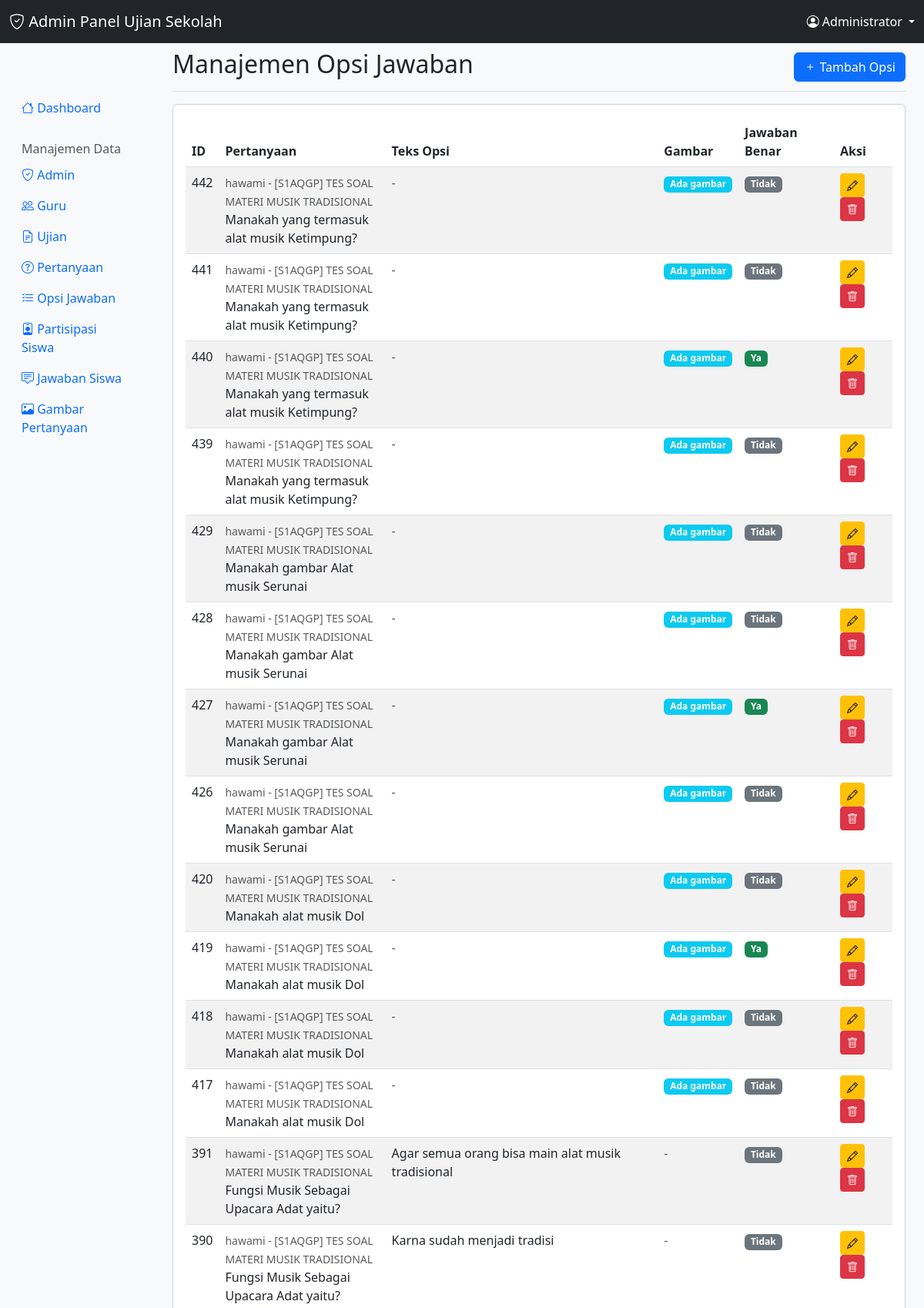
Page /admin/opsi_jawaban.php (signed in, upper part) on the committed database.
### tables this page shows
CREATE TABLE `opsi_jawaban` (
  `id` int(11) NOT NULL,
  `id_pertanyaan` int(11) NOT NULL,
  `teks_opsi` varchar(255) DEFAULT NULL,
  `gambar_opsi` varchar(255) DEFAULT NULL,
  `adalah_jawaban_benar` tinyint(1) NOT NULL DEFAULT 0
);

CREATE TABLE `guru` (
  `id` int(11) NOT NULL,
  `username` varchar(100) NOT NULL,
  `password` varchar(255) NOT NULL,
  `created_at` timestamp NOT NULL DEFAULT current_timestamp()
);

CREATE TABLE `ujian` (
  `id` int(11) NOT NULL,
  `id_guru` int(11) NOT NULL,
  `judul` varchar(255) NOT NULL,
  `kode_ujian` varchar(10) NOT NULL,
  `waktu_mulai` datetime DEFAULT NULL,
  `durasi` int(11) NOT NULL COMMENT 'Durasi dalam menit',
  `gambar_pendukung` varchar(255) DEFAULT NULL,
  `status` enum('menunggu','berlangsung','selesai') DEFAULT 'menunggu',
  `created_at` timestamp NOT NULL DEFAULT current_timestamp()
);

CREATE TABLE `pertanyaan` (
  `id` int(11) NOT NULL,
  `id_ujian` int(11) NOT NULL,
  `tipe_soal` enum('pilihan_ganda','essay','pilihan_ganda_gambar') NOT NULL DEFAULT 'pilihan_ganda',
  `teks_pertanyaan` text NOT NULL,
  `skor` int(11) NOT NULL DEFAULT 10
);

### admin/opsi_jawaban.php (the view, shortened to what this page needs)
<?php
require_once 'config/auth.php';
$opsi_jawabans = $conn->query("
    SELECT oj.*, p.teks_pertanyaan, p.tipe_soal, u.judul as ujian_judul, u.kode_ujian, g.username as guru_username
    FROM opsi_jawaban oj
    JOIN pertanyaan p ON oj.id_pertanyaan = p.id
    JOIN ujian u ON p.id_ujian = u.id
    JOIN guru g ON u.id_guru = g.id
    ORDER BY oj.id DESC
")->fetch_all(MYSQLI_ASSOC);
?>
<!DOCTYPE html>
<html lang="id">
<head>
    <link href="https://cdn.jsdelivr.net/npm/bootstrap@5.3.0/dist/css/bootstrap.min.css" rel="stylesheet">
    <link href="https://cdn.jsdelivr.net/npm/bootstrap-icons@1.10.0/font/bootstrap-icons.css" rel="stylesheet">
</head>
<body class="bg-light">
    <?php include 'includes/navbar.php'; ?>
    <div class="container-fluid mt-5">
        <div class="row">
            <?php include 'includes/sidebar.php'; ?>
            <main class="col-md-9 ms-sm-auto col-lg-10 px-md-4">
                <div class="d-flex justify-content-between flex-wrap flex-md-nowrap align-items-center pt-3 pb-2 mb-3 border-bottom">
                    <h1 class="h2">Manajemen Opsi Jawaban</h1>
                    <button class="btn btn-primary" data-bs-toggle="modal" data-bs-target="#addModal">
                        <i class="bi bi-plus"></i> Tambah Opsi
                    </button>
                </div>
                <div class="card">
                    <div class="card-body">
                        <div class="table-responsive">
                            <table class="table table-striped">
                                <thead>
                                    <tr>
                                        <th>ID</th>
                                        <th>Pertanyaan</th>
                                        <th>Teks Opsi</th>
                                        <th>Gambar</th>
                                        <th>Jawaban Benar</th>
                                        <th>Aksi</th>
                                    </tr>
                                </thead>
                                <tbody>
                                    <?php foreach ($opsi_jawabans as $opsi): ?>
                                    <tr>
                                        <td><?= $opsi['id'] ?></td>
                                        <td style="max-width: 250px;">
                                            <small class="text-muted">
                                                <?= htmlspecialchars($opsi['guru_username']) ?> -
                                                [<?= $opsi['kode_ujian'] ?>] <?= htmlspecialchars($opsi['ujian_judul']) ?>
                                            </small><br>
                                            <?= htmlspecialchars(substr($opsi['teks_pertanyaan'], 0, 80)) ?>
                                        </td>
                                        <td><?= $opsi['teks_opsi'] ? htmlspecialchars($opsi['teks_opsi']) : '<span class="text-muted">-</span>' ?></td>
                                        <td><?= $opsi['gambar_opsi'] ? '<span class="badge bg-info">Ada gambar</span>' : '<span class="text-muted">-</span>' ?></td>
                                        <td>
                                            <?= $opsi['adalah_jawaban_benar'] ?
                                                '<span class="badge bg-success">Ya</span>' :
                                                '<span class="badge bg-secondary">Tidak</span>' ?>
                                        </td>
                                        <td>
                                            <button class="btn btn-sm btn-warning" onclick="editOpsi(<?= htmlspecialchars(json_encode($opsi)) ?>)">
                                                <i class="bi bi-pencil"></i>
                                            </button>
                                            <button class="btn btn-sm btn-danger" onclick="deleteOpsi(<?= $opsi['id'] ?>)">
                                                <i class="bi bi-trash"></i>
                                            </button>
                                        </td>
                                    </tr>
                                    <?php endforeach; ?>
                                </tbody>
                            </table>
                        </div>
                    </div>
                </div>
            </main>
        </div>
    </div>
</body>
</html>

### rows in the picture
opsi_jawaban: id "442", guru.username "hawami", ujian.kode_ujian "S1AQGP", ujian.judul "TES SOAL MATERI MUSIK TRADISIONAL", id_pertanyaan.teks_pertanyaan "Manakah yang termasuk alat musik Ketimpung?", shows "Ada gambar", adalah_jawaban_benar "Tidak"
opsi_jawaban: id "441", guru.username "hawami", ujian.kode_ujian "S1AQGP", ujian.judul "TES SOAL MATERI MUSIK TRADISIONAL", id_pertanyaan.teks_pertanyaan "Manakah yang termasuk alat musik Ketimpung?", shows "Ada gambar", adalah_jawaban_benar "Tidak"
opsi_jawaban: id "440", guru.username "hawami", ujian.kode_ujian "S1AQGP", ujian.judul "TES SOAL MATERI MUSIK TRADISIONAL", id_pertanyaan.teks_pertanyaan "Manakah yang termasuk alat musik Ketimpung?", shows "Ada gambar", adalah_jawaban_benar "Ya"
opsi_jawaban: id "439", guru.username "hawami", ujian.kode_ujian "S1AQGP", ujian.judul "TES SOAL MATERI MUSIK TRADISIONAL", id_pertanyaan.teks_pertanyaan "Manakah yang termasuk alat musik Ketimpung?", shows "Ada gambar", adalah_jawaban_benar "Tidak"
opsi_jawaban: id "429", guru.username "hawami", ujian.kode_ujian "S1AQGP", ujian.judul "TES SOAL MATERI MUSIK TRADISIONAL", id_pertanyaan.teks_pertanyaan "Manakah gambar Alat musik Serunai", shows "Ada gambar", adalah_jawaban_benar "Tidak"
opsi_jawaban: id "428", guru.username "hawami", ujian.kode_ujian "S1AQGP", ujian.judul "TES SOAL MATERI MUSIK TRADISIONAL", id_pertanyaan.teks_pertanyaan "Manakah gambar Alat musik Serunai", shows "Ada gambar", adalah_jawaban_benar "Tidak"
opsi_jawaban: id "427", guru.username "hawami", ujian.kode_ujian "S1AQGP", ujian.judul "TES SOAL MATERI MUSIK TRADISIONAL", id_pertanyaan.teks_pertanyaan "Manakah gambar Alat musik Serunai", shows "Ada gambar", adalah_jawaban_benar "Ya"
opsi_jawaban: id "426", guru.username "hawami", ujian.kode_ujian "S1AQGP", ujian.judul "TES SOAL MATERI MUSIK TRADISIONAL", id_pertanyaan.teks_pertanyaan "Manakah gambar Alat musik Serunai", shows "Ada gambar", adalah_jawaban_benar "Tidak"
opsi_jawaban: id "420", guru.username "hawami", ujian.kode_ujian "S1AQGP", ujian.judul "TES SOAL MATERI MUSIK TRADISIONAL", id_pertanyaan.teks_pertanyaan "Manakah alat musik Dol", shows "Ada gambar", adalah_jawaban_benar "Tidak"
opsi_jawaban: id "419", guru.username "hawami", ujian.kode_ujian "S1AQGP", ujian.judul "TES SOAL MATERI MUSIK TRADISIONAL", id_pertanyaan.teks_pertanyaan "Manakah alat musik Dol", shows "Ada gambar", adalah_jawaban_benar "Ya"
opsi_jawaban: id "418", guru.username "hawami", ujian.kode_ujian "S1AQGP", ujian.judul "TES SOAL MATERI MUSIK TRADISIONAL", id_pertanyaan.teks_pertanyaan "Manakah alat musik Dol", shows "Ada gambar", adalah_jawaban_benar "Tidak"
opsi_jawaban: id "417", guru.username "hawami", ujian.kode_ujian "S1AQGP", ujian.judul "TES SOAL MATERI MUSIK TRADISIONAL", id_pertanyaan.teks_pertanyaan "Manakah alat musik Dol", shows "Ada gambar", adalah_jawaban_benar "Tidak"
opsi_jawaban: id "391", guru.username "hawami", ujian.kode_ujian "S1AQGP", ujian.judul "TES SOAL MATERI MUSIK TRADISIONAL", id_pertanyaan.teks_pertanyaan "Fungsi Musik Sebagai Upacara Adat yaitu?", teks_opsi "Agar semua orang bisa main alat musik tradisional", adalah_jawaban_benar "Tidak"
opsi_jawaban: id "390", guru.username "hawami", ujian.kode_ujian "S1AQGP", ujian.judul "TES SOAL MATERI MUSIK TRADISIONAL", id_pertanyaan.teks_pertanyaan "Fungsi Musik Sebagai Upacara Adat yaitu?", teks_opsi "Karna sudah menjadi tradisi", adalah_jawaban_benar "Tidak"

### other values in the picture
$_SESSION['admin_nama'] "Administrator"
